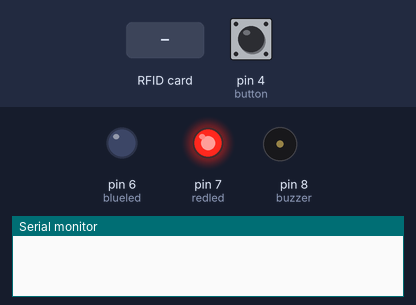
A sketch run on a simulated Arduino Uno, built with avr-gcc and run on an emulated ATmega328P. On the bench: output pins drawn as LEDs (lit = HIGH), buzzer (waves = sounding, pin HIGH), the last lines printed to the serial monitor. Inputs (shaded band) come from the test bench; at power-on: pin 4 (button) LOW. Pins used as bus, display or sensor lines are not drawn.

Above: at 1.2 s.
1.3 s: RFID card 5E 7A 19 C4 held to the reader
At 2.3 s:
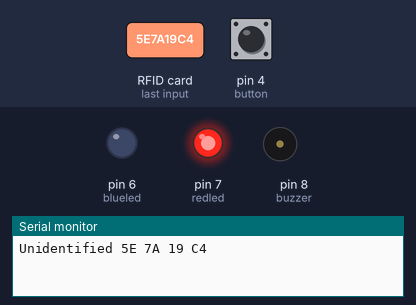
4.3 s: pin 4 (button) pulled HIGH for 1 s
At 6.7 s:
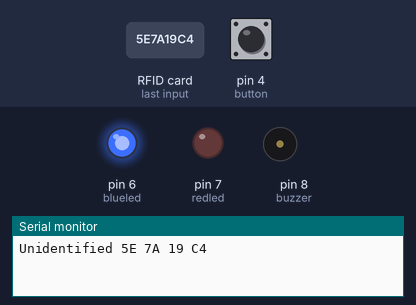
8.3 s: RFID card E3 4C 2B 13 held to the reader
At 8.9 s:
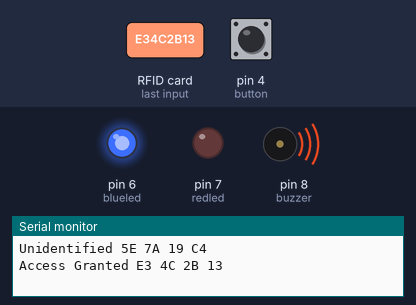
11.3 s: pin 4 (button) pulled HIGH for 3.2 s
At 12.8 s:
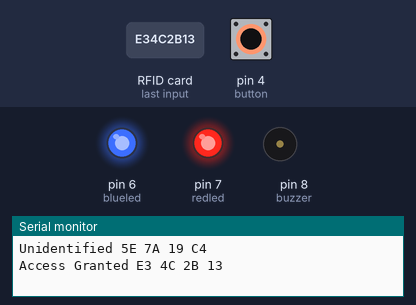
17.1 s: RFID card 04 4F 23 91 FA 24 80 held to the reader
At 17.5 s:
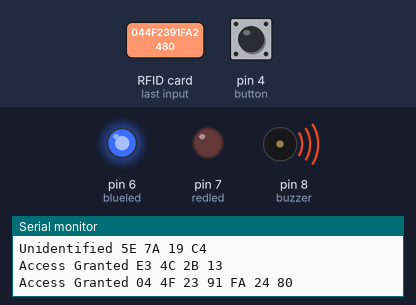
Timing chart, 0 to 19.6 s (numbered marks = the images above; inputs shaded):
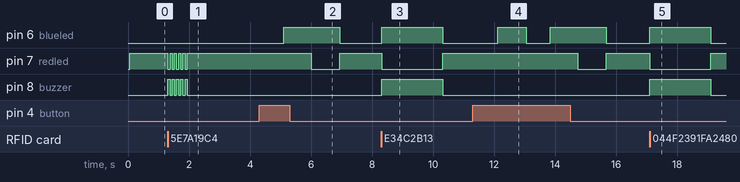

The sketch:

ArduinoCode.ino
```cpp
#include <SPI.h>
#include <MFRC522.h>
#define SS_PIN 10                   // Defines SS pin to Digital Pin 10
#define RST_PIN 9                   // Define Reset pin to Digital Pin 9
MFRC522 mfrc522(SS_PIN, RST_PIN);   // Creating MFRC522 instance. (RFID Module)
#define buzzer 8                    // Define Piezo Buzzer as buzzer at Digital pin 8
#define redled  7                   // Define Red LED as redled at Digital Pin 7
#define blueled 6                   // Define Blue LED as blueled at Digital Pin 6
#define button 4                    // Define button at Digital Pin 4

int buttonstate = 0;                // initializing buttonstate as 0,
                                    //-this variable will be used later as a-
                                    //-container for the status of the
                                    //-button (whether it is pressed or not)

                                    // alloweduid = {"04 5F 3B 01 3F 1E 80",
                                    // "E3 4C 2B 13", "04 4F 23 91 FA 24 80"};
                                    // Above is a list OF UID that the system-
                                    //-is programmed to grant access to
void setup()                        // Code that runs once
{
  pinMode (button, INPUT);          // Setting button as input
  pinMode(buzzer, OUTPUT);          // Setting buzzer as output
  pinMode(redled, OUTPUT);          // Setting redled as output
  pinMode(blueled, OUTPUT);         // Setting blueled as output
  Serial.begin(9600);               // Beginning commication with board through serial port
  SPI.begin();                      // Initiating the  SPI bus
  mfrc522.PCD_Init();               // Initiating MFRC522 module.
  Serial.println();


}
void loop()                         // Code that keeps running on an infinite loop
{
  digitalWrite(redled, HIGH);       // This is the-
  digitalWrite(blueled, LOW);       // -Rest State of the-
  digitalWrite(buzzer, LOW);        // -Access Control

                                    // Start of Emergency Access Function
  buttonstate =digitalRead(button); // buttonstate becomes the container of the status of button
  if (buttonstate == HIGH){         // Stage 1 if button is high
    delay(800);                     // 0.8 seconds delay
    buttonstate = digitalRead(button);
    if (buttonstate == HIGH){       // if its still high, proceeds to stage 2
      digitalWrite(blueled, HIGH);  // blue LED turns on, now both LED is on
      delay(900);                   // 0.9 seconds delay
      buttonstate = digitalRead(button);
      if (buttonstate == LOW){      // if button is not held, proceeds to stage 3
      digitalWrite(redled, LOW);    // red LED turns off while blue LED stays on
      delay(900);                   // 0.9 seconds delay
      buttonstate = digitalRead(button);
      if (buttonstate == HIGH){     // If button is held, proceeds to stage 4:
        digitalWrite(redled,HIGH);
        digitalWrite(blueled, HIGH);// Both LEDs turnt on
        delay(900);                 // 0.9 seconds delay
        digitalWrite(redled, LOW);  // red LED turns off Blue LED stays ON
        digitalWrite(blueled, HIGH);
        digitalWrite(buzzer, HIGH); // buzzer turns on
        buttonstate = digitalRead(button);
        if (buttonstate == LOW){    // If button state is low, proceeds to stage 5
        for(int i = 0;i<3; i++){    // prompt through indicators for confirmation on emergency access
          digitalWrite(blueled, LOW);

          digitalWrite(buzzer, LOW);
          delay(270);
          digitalWrite(blueled,HIGH);

          digitalWrite(buzzer, HIGH);
          delay(270);
          digitalWrite(blueled, LOW);
          digitalWrite(buzzer, LOW);
        }
        buttonstate = digitalRead(button);
        if (buttonstate == HIGH){   // if button is held during this read emergency access is granted
          Serial.println("Emergency Access Granted");
          for (int i =0; i<4; i++){ // Indication for Emergency Access Grant
          digitalWrite(redled, HIGH);
          digitalWrite(buzzer, LOW);
          delay(150);
          digitalWrite(redled, LOW);
          digitalWrite(buzzer, HIGH);

          }
          digitalWrite(blueled, HIGH);
          delay(2200);
          digitalWrite(redled, HIGH);
          digitalWrite(redled, LOW);
          digitalWrite(buzzer, LOW);
                                    // End of Emergency Access Function
        }
        }
        }
      }

    }

  }

  if ( ! mfrc522.PICC_IsNewCardPresent())
                                    // Checks if RFID tag is present near the RFID reader
  {
    return;
  }

  if ( ! mfrc522.PICC_ReadCardSerial())
                                    // Selects and reads the RFID Tag's Serial
  {
    return;
  }

                                    //Below is the Algorithm to get the UID of the-
                                    //-RFID tag and contain it into the variable content
  String content= "";               // Creating an empty string
  byte letter;                      // sets data type
  for (byte i = 0; i < mfrc522.uid.size; i++)
  {

     content.concat(String(mfrc522.uid.uidByte[i] < 0x10 ? " 0" : " "));
                                    // containing the UID into the variable content
     content.concat(String(mfrc522.uid.uidByte[i], HEX));
  }

  content.toUpperCase();            // turning the container's content into all capital letters(uppercase)
                                    //Start of the Access Grant function

  if (content.substring(1) == "E3 4C 2B 13" || content.substring(1) == "04 4F 23 91 FA 24 80" ||
  content.substring(1) == "04 5F 3B 01 3F 1E 80")
                                    // Above is access grant list, if UID read by the-
                                    //-RFID is present in this list, access will be granted
                                    // to add more just add to the conditons:-
                                    //- || content.substring "Candidate UID"
  {
    digitalWrite(blueled,HIGH);     // blue LED turns on
    digitalWrite(redled, LOW);      // red LED turns off
    Serial.print("Access Granted ");// prints Access Granted on Serial Port (used later through Python)

    Serial.print(content.substring(1));
                                    // Prints the UID of the tag which has been granted access-
                                    //-to (this information will be used later through python.)

    digitalWrite(buzzer, HIGH);     // buzzer on
    delay(2000);                    // 2 seconds delay
    digitalWrite(buzzer, LOW);      // blue LED turns off
    digitalWrite(redled, HIGH);     // red LED turns on
    digitalWrite(blueled,LOW);      // blue LED turns off
                                    // End of Access Grant Function
  }


 else {                             // If UID not in access grant list: Access Denial
    Serial.print("Unidentified ");
    Serial.print(content.substring(1));
    for (int i =0 ; i< 5 ; i++){    // loop to flash red LED to indicate access denial
      digitalWrite(redled, LOW);
      digitalWrite(buzzer, HIGH);
      delay(70);
      digitalWrite(redled, HIGH);
      digitalWrite(buzzer, LOW);
      delay(70);
    }
    delay(1000);
                                    // End of Access Denial function
  }
  Serial.println();
}
```

Measured:
- after the input at 1.3 s, pin 7 (redled): alternates HIGH for 0.07 s and LOW for 0.07 s, 10 changes in all, then stays HIGH, starting at once; pin 8 (buzzer): alternates HIGH for 0.07 s and LOW for 0.07 s, 10 changes in all, then stays LOW, starting at once
- after the input at 4.3 s, pin 6 (blueled): LOW → HIGH after 0.81 s, → LOW 1.8 s later; pin 7 (redled): HIGH → LOW after 1.7 s, → HIGH 0.93 s later
- after the input at 8.3 s, pin 6 (blueled), pin 8 (buzzer): LOW → HIGH at once, → LOW 2.0 s later; pin 7 (redled): HIGH → LOW at once, → HIGH 2.0 s later
- after the input at 11.3 s, pin 6 (blueled): LOW → HIGH after 0.82 s, → LOW 0.93 s later, → HIGH 0.80 s later, → LOW 1.8 s later; pin 7 (redled): HIGH → LOW after 3.4 s, → HIGH 0.93 s later
- after the input at 17.1 s, pin 6 (blueled), pin 8 (buzzer): LOW → HIGH at once, → LOW 2.0 s later; pin 7 (redled): HIGH → LOW at once, → HIGH 2.0 s later
